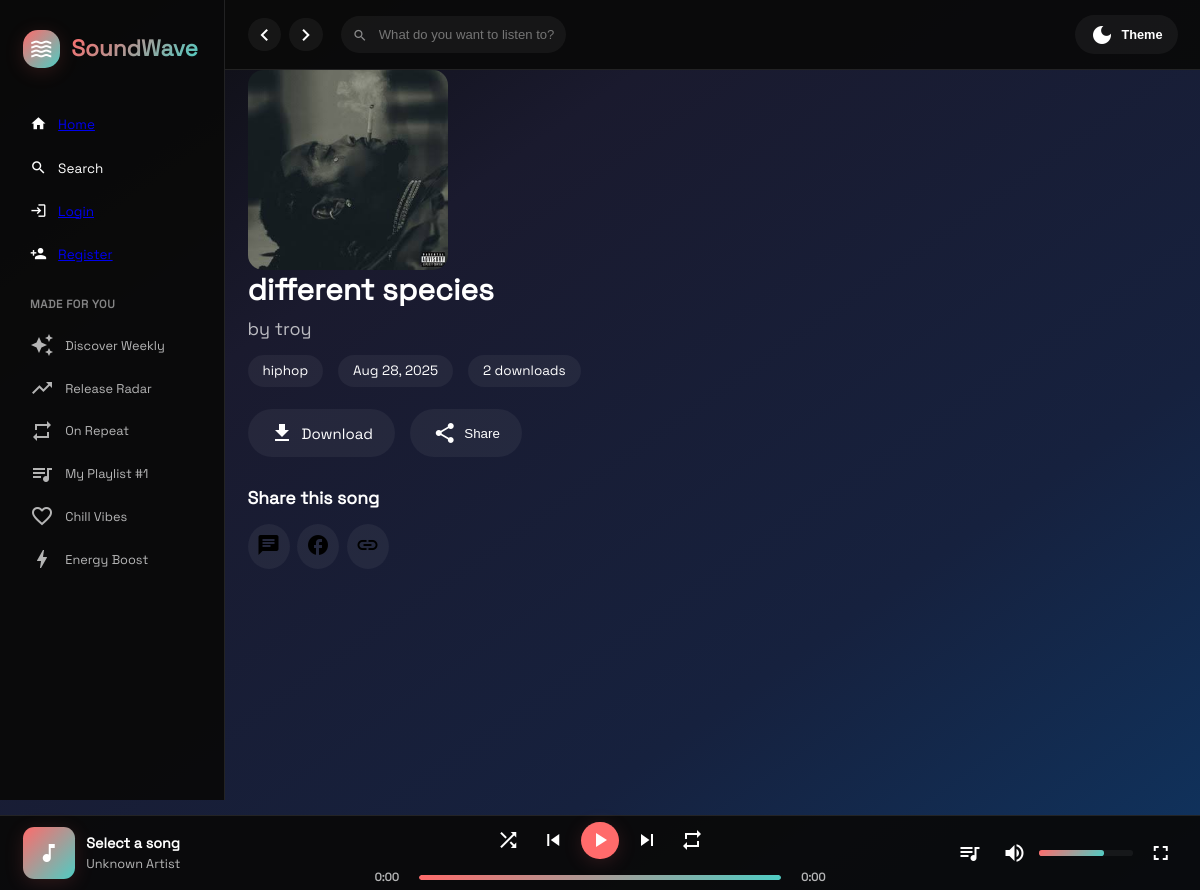
The page /song/2/ on the database its author committed.
### core/models.py (models this page shows, shortened)
class Song(models.Model):
    artist = models.ForeignKey(Artist, on_delete=models.CASCADE, related_name='songs')
    album = models.ForeignKey(Album, on_delete=models.SET_NULL, null=True, blank=True, related_name='songs')
    title = models.CharField(max_length=200)
    genre = models.CharField(max_length=50)
    audio_file = models.FileField(upload_to='songs/')
    cover_image = models.ImageField(upload_to='covers/', blank=True, null=True)
    uploaded_at = models.DateTimeField(auto_now_add=True)
    download_count = models.PositiveIntegerField(default=0)
    track_number = models.PositiveIntegerField(default=1)

class Artist(models.Model):
    user = models.OneToOneField(User, on_delete=models.CASCADE)
    bio = models.TextField(blank=True)
    created_at = models.DateTimeField(auto_now_add=True)

### core/views.py (the view)
# urls.py: path('song/<int:song_id>/', views.song_detail, name='song_detail'),
def song_detail(request, song_id):
    song = get_object_or_404(Song, id=song_id)
    share_url = request.build_absolute_uri()
    return render(request, 'song_detail.html', {'song': song, 'share_url': share_url})

### core/context_processors.py (called while the page is built)
def songs_json(request):
    songs = Song.objects.all().order_by('-uploaded_at')
    songs_data = [
        {
            'id': song.id,
            'title': song.title,
            'artist': song.artist.user.username,
            'genre': song.genre,
            'url': request.build_absolute_uri(song.audio_file.url),
            'cover_image': request.build_absolute_uri(song.cover_image.url) if song.cover_image else ''
        } for song in songs
    ]
    return {'songs_json': json.dumps(songs_data)}

### core/templates/song_detail.html (shortened to what this page needs)
{% extends 'base.html' %}
{% load static %}
{% block content %}
<div class="content">
    <div class="section">
        <div class="song-detail">
            {% if song.cover_image %}
            <div class="song-cover" style="width: 200px; height: 200px; flex-shrink: 0;">
                <img src="{{ song.cover_image.url }}" alt="{{ song.title }}" style="width: 100%; height: 100%; object-fit: cover; border-radius: 1rem;">
            </div>
            {% else %}
            <div class="song-cover" style="width: 200px; height: 200px; flex-shrink: 0; background: var(--accent-gradient); display: flex; align-items: center; justify-content: center; border-radius: 1rem;">
                <span class="material-icons" style="font-size: 4rem; color: white;">music_note</span>
            </div>
            {% endif %}
            <div class="song-info">
                <h1 style="font-size: 2rem; margin-bottom: 0.5rem;">{{ song.title }}</h1>
                <p style="color: var(--text-secondary); font-size: 1.2rem; margin-bottom: 1rem;">by {{ song.artist.user.username }}</p>
                <div style="display: flex; gap: 1rem; margin-bottom: 1.5rem;">
                    <span style="background: var(--bg-card); padding: 0.5rem 1rem; border-radius: 2rem; font-size: 0.9rem;">{{ song.genre }}</span>
                    <span style="background: var(--bg-card); padding: 0.5rem 1rem; border-radius: 2rem; font-size: 0.9rem;">{{ song.uploaded_at|date:"M d, Y" }}</span>
                    <span style="background: var(--bg-card); padding: 0.5rem 1rem; border-radius: 2rem; font-size: 0.9rem;">{{ song.download_count }} downloads</span>
                </div>
                <div style="display: flex; gap: 1rem;">
                    <a href="{% url 'download_song' song.id %}" class="download-btn" style="padding: 0.8rem 1.5rem; border-radius: 2rem; background: var(--bg-card); color: var(--text-primary); text-decoration: none; display: flex; align-items: center; gap: 0.5rem;">
                        <span class="material-icons">download</span>
                        Download
                    </a>
                    <button class="share-btn" data-platform="webshare" data-url="{{ share_url }}" data-title="{{ song.title }} by {{ song.artist.user.username }}" style="padding: 0.8rem 1.5rem; border-radius: 2rem; background: var(--bg-card); color: var(--text-primary); border: none; display: flex; align-items: center; gap: 0.5rem; cursor: pointer;">
                        <span class="material-icons">share</span>
                        Share
                    </button>
                </div>
            </div>
        </div>
        <div class="share-section" style="margin-top: 2rem;">
            <h3 style="margin-bottom: 1rem;">Share this song</h3>
            <div style="display: flex; gap: 0.5rem;">
                <button class="share-btn" data-platform="whatsapp" data-url="{{ share_url }}" data-title="{{ song.title }} by {{ song.artist.user.username }}" style="padding: 0.6rem; border-radius: 50%; background: var(--bg-card); border: none; cursor: pointer;">
                    <span class="material-icons">chat</span>
                </button>
                <button class="share-btn" data-platform="facebook" data-url="{{ share_url }}" data-title="{{ song.title }} by {{ song.artist.user.username }}" style="padding: 0.6rem; border-radius: 50%; background: var(--bg-card); border: none; cursor: pointer;">
                    <span class="material-icons">facebook</span>
                </button>
                <button class="share-btn" data-platform="x" data-url="{{ share_url }}" data-title="{{ song.title }} by {{ song.artist.user.username }}" style="padding: 0.6rem; border-radius: 50%; background: var(--bg-card); border: none; cursor: pointer;">
                    <span class="material-icons">link</span>
                </button>
            </div>
        </div>
    </div>
</div>
{% endblock %}

### core/templates/base.html (style rules this page uses)
* { margin: 0; padding: 0; box-sizing: border-box; }
html { font-size: 16px; }
body { font-family: 'Troy', -apple-system, BlinkMacSystemFont, 'Segoe UI', Roboto, sans-serif; background: var(--bg-gradient); color: var(--text-primary); min-height: 100vh; transition: all 0.4s cubic-bezier(0.25, 0.46, 0.45, 0.94); overflow-x: hidden; font-size: 1rem; }
:root { --bg-gradient: linear-gradient(145deg, #0a0a0a 0%, #1a1a2e 30%, #16213e 70%, #0f3460 100%); --bg-primary: rgba(10, 10, 10, 0.95); --bg-secondary: rgba(26, 26, 46, 0.8); --bg-card: rgba(255, 255, 255, 0.05); --bg-card-hover: rgba(255, 255, 255, 0.1); --text-primary: #ffffff; --text-secondary: rgba(255, 255, 255, 0.7); --text-muted: rgba(255, 255, 255, 0.5); --accent-primary: #ff6b6b; --accent-secondary: #4ecdc4; --accent-gradient: linear-gradient(135deg, #ff6b6b 0%, #4ecdc4 100%); --border-color: rgba(255, 255, 255, 0.1); --shadow-light: 0 0.25rem 1.25rem rgba(255, 107, 107, 0.15); --shadow-heavy: 0 1.25rem 2.5rem rgba(0, 0, 0, 0.3); --blur-bg: backdrop-filter: blur(1.25rem); }
.content { padding: 0 1.5rem 2rem; flex: 1; }
.section { margin-bottom: 2.5rem; }
.download-btn { background: none; border: none; color: var(--text-secondary); cursor: pointer; padding: 0.5rem; border-radius: 0.5rem; transition: all 0.3s ease; font-size: 1rem; }
@media (max-width: 75rem) { html { font-size: 15px; } }

### rows shown on the page
Song: cover_image (picture), title "different species", artist.user.username "troy", genre "hiphop", uploaded_at "Aug 28, 2025", download_count "2"
